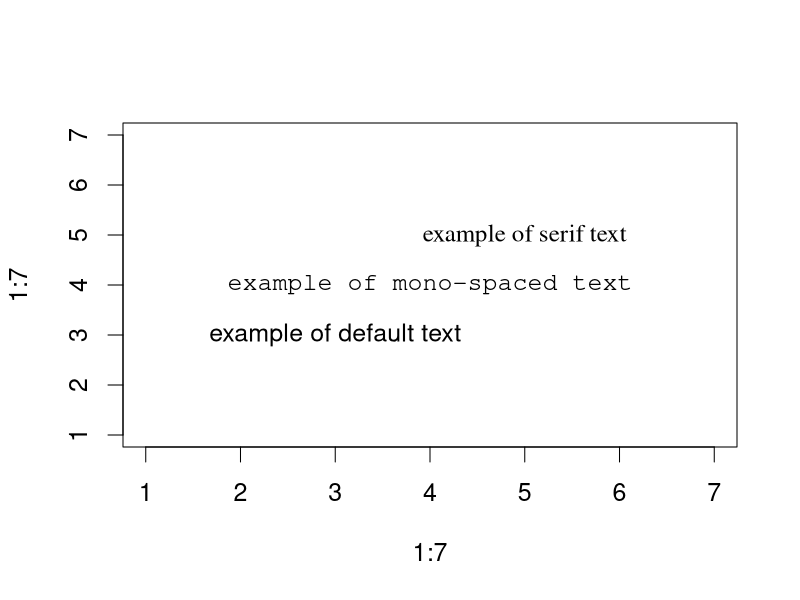

The R source for this figure:
opar <- par(no.readonly=TRUE)
par(cex=1.5)
plot(1:7, 1:7, type="n")
text(3, 3, "example of default text")
text(4, 4, family="mono", "example of mono-spaced text")
text(5, 5, family="serif", "example of serif text")
par(opar)
